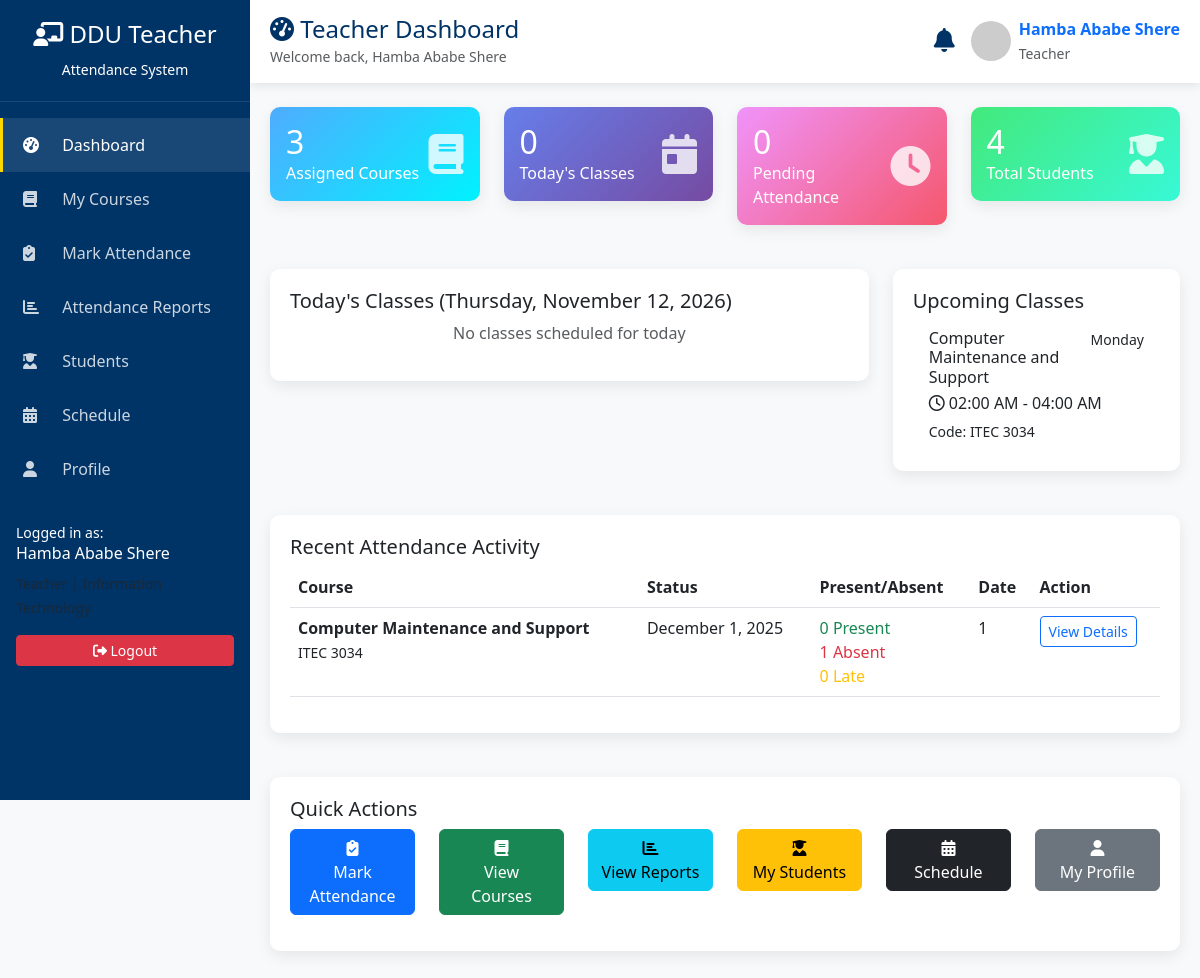
The app's page /teacher/dashboard.php (signed in) with its own data.
### tables this page shows
CREATE TABLE `users` (
  `user_id` int(11) NOT NULL,
  `username` varchar(50) NOT NULL,
  `password` varchar(255) NOT NULL,
  `full_name` varchar(100) NOT NULL,
  `email` varchar(100) NOT NULL,
  `phone` varchar(20) DEFAULT NULL,
  `role` enum('admin','teacher','student','dean','registrar') DEFAULT 'teacher',
  `department_id` int(11) DEFAULT NULL,
  `profile_image` varchar(255) DEFAULT NULL,
  `is_active` tinyint(1) DEFAULT '1',
  `created_at` timestamp NOT NULL DEFAULT CURRENT_TIMESTAMP,
  `updated_at` timestamp NOT NULL DEFAULT CURRENT_TIMESTAMP ON UPDATE CURRENT_TIMESTAMP,
  `is_department_head` tinyint(1) DEFAULT '0'
);

CREATE TABLE `class_schedule` (
  `schedule_id` int(11) NOT NULL,
  `course_id` int(11) NOT NULL,
  `teacher_id` int(11) DEFAULT NULL,
  `day_of_week` enum('Monday','Tuesday','Wednesday','Thursday','Friday','Saturday','Sunday') NOT NULL,
  `start_time` time NOT NULL,
  `end_time` time NOT NULL,
  `room_number` varchar(50) DEFAULT NULL,
  `building` varchar(100) DEFAULT NULL,
  `session_type` enum('lecture','lab','tutorial') DEFAULT 'lecture',
  `is_active` tinyint(1) DEFAULT '1',
  `created_by` int(11) DEFAULT NULL,
  `created_at` timestamp NOT NULL DEFAULT CURRENT_TIMESTAMP
);

CREATE TABLE `courses` (
  `course_id` int(11) NOT NULL,
  `course_code` varchar(20) NOT NULL,
  `course_name` varchar(100) NOT NULL,
  `credit_hours` int(11) DEFAULT '3',
  `department_id` int(11) DEFAULT NULL,
  `semester` int(11) DEFAULT NULL,
  `year_of_study` int(11) DEFAULT NULL,
  `description` text,
  `created_by` int(11) DEFAULT NULL,
  `is_active` tinyint(1) DEFAULT '1',
  `created_at` timestamp NOT NULL DEFAULT CURRENT_TIMESTAMP,
  `updated_at` timestamp NOT NULL DEFAULT CURRENT_TIMESTAMP ON UPDATE CURRENT_TIMESTAMP
);

### teacher/dashboard.php (the view, shortened to what the rows shown need)
<?php
require_once '../includes/db_connect.php';
$teacher_id = (int) $_SESSION['user_id'];
$teacher_sql = "
    SELECT
        u.user_id,
        u.full_name,
        u.email,
        d.department_name
    FROM users u
    LEFT JOIN departments d
        ON u.department_id = d.department_id
    WHERE u.user_id = ?
";
$teacher_stmt = $conn->prepare($teacher_sql);
$teacher_stmt->bind_param("i", $teacher_id);
$teacher_stmt->execute();
$teacher_result = $teacher_stmt->get_result();
$teacher = $teacher_result->fetch_assoc();
$courses_sql = "
    SELECT
        c.course_id,
        c.course_name,
        c.course_code,
        c.semester,
        COUNT(DISTINCT cs.student_id) AS student_count
    FROM course_teachers ct
    JOIN courses c ON ct.course_id = c.course_id
    LEFT JOIN course_students cs ON c.course_id = cs.course_id
    WHERE ct.teacher_id = ?
    GROUP BY c.course_id
    ORDER BY c.semester, c.course_name
";
$courses_stmt = $conn->prepare($courses_sql);
$courses_stmt->bind_param("i", $teacher_id);
$courses_stmt->execute();
$courses_result = $courses_stmt->get_result();
$today_day = date('l');
$today_classes_sql = "
    SELECT sch.*, c.course_name, c.course_code
    FROM class_schedule sch
    JOIN courses c ON sch.course_id = c.course_id
    JOIN course_teachers ct ON c.course_id = ct.course_id
    WHERE ct.teacher_id = ?
      AND sch.day_of_week = ?
      AND sch.is_active = 1
    ORDER BY sch.start_time
";
$today_classes_stmt = $conn->prepare($today_classes_sql);
$today_classes_stmt->bind_param("is", $teacher_id, $today_day);
$today_classes_stmt->execute();
$today_classes_result = $today_classes_stmt->get_result();
$upcoming_sql = "
    SELECT sch.*, c.course_name, c.course_code
    FROM class_schedule sch
    JOIN courses c ON sch.course_id = c.course_id
    JOIN course_teachers ct ON c.course_id = ct.course_id
    WHERE ct.teacher_id = ?
      AND sch.is_active = 1
    ORDER BY sch.day_of_week, sch.start_time
    LIMIT 10
";
$upcoming_stmt = $conn->prepare($upcoming_sql);
$upcoming_stmt->bind_param("i", $teacher_id);
$upcoming_stmt->execute();
$upcoming_result = $upcoming_stmt->get_result();
$pending_sql = "
    SELECT COUNT(*) AS pending_count
    FROM attendance a
    JOIN courses c ON a.course_id = c.course_id
    JOIN course_teachers ct ON c.course_id = ct.course_id
    WHERE ct.teacher_id = ?
      AND a.status = 'pending'
";
$pending_stmt = $conn->prepare($pending_sql);
$pending_stmt->bind_param("i", $teacher_id);
$pending_stmt->execute();
$pending_result = $pending_stmt->get_result();
$pending = $pending_result->fetch_assoc();
$total_students_sql = "
    SELECT COUNT(DISTINCT cs.student_id) AS total
    FROM course_teachers ct
    JOIN courses c ON ct.course_id = c.course_id
    JOIN course_students cs ON c.course_id = cs.course_id
    WHERE ct.teacher_id = ?
";
$total_stmt = $conn->prepare($total_students_sql);
$total_stmt->bind_param("i", $teacher_id);
$total_stmt->execute();
$total_result = $total_stmt->get_result();
$total = $total_result->fetch_assoc();
$activity_sql = "
    SELECT
        a.attendance_date,
        a.course_id,
        c.course_name,
        c.course_code,
        COUNT(*) as total_students,
        SUM(CASE WHEN a.status = 'present' THEN 1 ELSE 0 END) as total_present,
        SUM(CASE WHEN a.status = 'absent' THEN 1 ELSE 0 END) as total_absent,
        SUM(CASE WHEN a.status = 'late' THEN 1 ELSE 0 END) as total_late,
        MAX(a.marked_at) as last_updated
    FROM attendance a
    JOIN courses c ON a.course_id = c.course_id
    JOIN course_teachers ct ON c.course_id = ct.course_id
    WHERE ct.teacher_id = ?
    GROUP BY a.attendance_date, a.course_id
    ORDER BY a.attendance_date DESC
    LIMIT 10
";
$activity_stmt = $conn->prepare($activity_sql);
$activity_stmt->bind_param("i", $teacher_id);
$activity_stmt->execute();
$activity_result = $activity_stmt->get_result();
?>
<!DOCTYPE html>
<html lang="en">
<head>
    <link href="https://cdn.jsdelivr.net/npm/bootstrap@5.3.0/dist/css/bootstrap.min.css" rel="stylesheet">
    <link rel="stylesheet" href="https://cdnjs.cloudflare.com/ajax/libs/font-awesome/6.4.0/css/all.min.css">
    <link rel="stylesheet" href="https://cdn.jsdelivr.net/npm/bootstrap-icons@1.11.0/font/bootstrap-icons.css">
</head>
<body>
    <div class="sidebar">
        <nav class="nav flex-column mt-3">
            <div class="mt-4 px-3">
                <div class="user-info">
                    <small>Logged in as:</small>
                    <h6><?= htmlspecialchars($teacher['full_name']) ?></h6>
                    <small class="text-muted">Teacher | <?= htmlspecialchars($teacher['department_name'] ?? 'Department') ?></small>
                </div>
            </div>
        </nav>
    </div>
    <div class="main-content">
        <div class="navbar-top d-flex justify-content-between align-items-center">
            <div>
                <h4 class="mb-0" style="color: var(--ddu-blue);">
                    <i class="fas fa-tachometer-alt"></i> Teacher Dashboard
                </h4>
                <small class="text-muted">Welcome back, <?= htmlspecialchars($teacher['full_name']) ?></small>
            </div>
            <div class="d-flex align-items-center">
                <div class="dropdown">
                    <a href="#" class="d-flex align-items-center text-decoration-none" data-bs-toggle="dropdown">
                        <div class="ms-2 d-none d-md-block">
                            <div class="fw-bold"><?= htmlspecialchars($teacher['full_name']) ?></div>
                            <small class="text-muted">Teacher</small>
                        </div>
                    </a>
                </div>
            </div>
        </div>
        <div class="row mt-4">
            <div class="col-xl-3 col-md-6">
                <div class="card stat-card text-white bg-courses">
                    <div class="card-body">
                        <div class="d-flex justify-content-between align-items-center">
                            <div>
                                <h2 class="mb-0"><?= number_format($courses_result->num_rows) ?></h2>
                            </div>
                        </div>
                    </div>
                </div>
            </div>
            <div class="col-xl-3 col-md-6">
                <div class="card stat-card text-white bg-today">
                    <div class="card-body">
                        <div class="d-flex justify-content-between align-items-center">
                            <div>
                                <h2 class="mb-0"><?= number_format($today_classes_result->num_rows) ?></h2>
                            </div>
                        </div>
                    </div>
                </div>
            </div>
            <div class="col-xl-3 col-md-6">
                <div class="card stat-card text-white bg-pending">
                    <div class="card-body">
                        <div class="d-flex justify-content-between align-items-center">
                            <div>
                                <h2 class="mb-0"><?= number_format($pending['pending_count'] ?? 0) ?></h2>
                            </div>
                        </div>
                    </div>
                </div>
            </div>
            <div class="col-xl-3 col-md-6">
                <div class="card stat-card text-white bg-students">
                    <div class="card-body">
                        <div class="d-flex justify-content-between align-items-center">
                            <div>
                                <h2 class="mb-0"><?= number_format($total['total'] ?? 0) ?></h2>
                            </div>
                        </div>
                    </div>
                </div>
            </div>
        </div>
        <div class="row mt-4">
            <div class="col-lg-4">
                <div class="chart-container">
                    <?php if ($upcoming_result->num_rows > 0): ?>
                        <div class="list-group">
                            <?php while ($row = $upcoming_result->fetch_assoc()): ?>
                                <div class="list-group-item border-0">
                                    <div class="d-flex w-100 justify-content-between">
                                        <h6 class="mb-1"><?= htmlspecialchars($row['course_name']) ?></h6>
                                        <small><?= $row['day_of_week'] ?></small>
                                    </div>
                                    <p class="mb-1">
                                        <i class="far fa-clock"></i>
                                        <?= date('h:i A', strtotime($row['start_time'])) ?> -
                                        <?= date('h:i A', strtotime($row['end_time'])) ?>
                                    </p>
                                    <small>Code: <?= htmlspecialchars($row['course_code']) ?></small>
                                </div>
                            <?php endwhile; ?>
                        </div>
                    <?php else: ?>
                        <p class="text-muted text-center">No upcoming classes</p>
                    <?php endif; ?>
                </div>
            </div>
        </div>
        <div class="row mt-4">
            <div class="col-12">
                <div class="chart-container">
                    <?php if ($activity_result->num_rows > 0): ?>
                        <div class="table-responsive">
                            <table class="table table-hover">
                                <thead>
                                    <tr>
                                        <th>Course</th>
                                        <th>Status</th>
                                        <th>Present/Absent</th>
                                        <th>Date</th>
                                        <th>Action</th>
                                    </tr>
                                </thead>
                            </table>
                        </div>
                    <?php else: ?>
                        <p class="text-muted text-center">No recent activity</p>
                    <?php endif; ?>
                </div>
            </div>
        </div>
    </div>
</body>
</html>

### records on screen
users: full_name "Hamba Ababe Shere"
class_schedule: course.course_name "Computer Maintenance and Support", day_of_week "Monday", start_time "02:00 AM", end_time "04:00 AM", course.course_code "ITEC 3034"

### other values on screen
$courses_result->num_rows "3"
$today_classes_result->num_rows "0"
$pending['pending_count'] "0"
$total['total'] "4"
$row['course_name'] "Computer Maintenance and Support"
$row['course_code'] "ITEC 3034"
date('F j, Y', strtotime($row['attendance_date'])) "December 1, 2025"
$row['total_present'] "0"
$row['total_absent'] "1"
$row['total_late'] "0"
$row['total_students'] "1"
